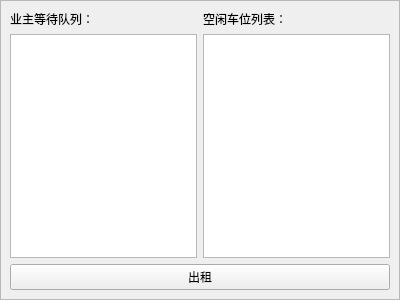
<?xml version="1.0" encoding="UTF-8"?>
<ui version="4.0">
 <class>RentPart</class>
 <widget class="QWidget" name="RentPart">
  <property name="geometry">
   <rect>
    <x>0</x>
    <y>0</y>
    <width>400</width>
    <height>300</height>
   </rect>
  </property>
  <property name="windowTitle">
   <string>Form</string>
  </property>
  <layout class="QVBoxLayout" name="verticalLayout">
   <property name="leftMargin">
    <number>0</number>
   </property>
   <property name="topMargin">
    <number>0</number>
   </property>
   <property name="rightMargin">
    <number>0</number>
   </property>
   <property name="bottomMargin">
    <number>0</number>
   </property>
   <item>
    <widget class="QFrame" name="frame">
     <property name="frameShape">
      <enum>QFrame::StyledPanel</enum>
     </property>
     <property name="frameShadow">
      <enum>QFrame::Raised</enum>
     </property>
     <layout class="QVBoxLayout" name="verticalLayout_2">
      <item>
       <layout class="QHBoxLayout" name="horizontalLayout">
        <item>
         <layout class="QVBoxLayout" name="verticalLayout_4">
          <item>
           <widget class="QLabel" name="queueLabel">
            <property name="text">
             <string>业主等待队列：</string>
            </property>
           </widget>
          </item>
          <item>
           <widget class="QTableView" name="queueTable"/>
          </item>
         </layout>
        </item>
        <item>
         <layout class="QVBoxLayout" name="verticalLayout_3">
          <item>
           <widget class="QLabel" name="parkingLabel">
            <property name="text">
             <string>空闲车位列表：</string>
            </property>
           </widget>
          </item>
          <item>
           <widget class="QTableView" name="parkingTable"/>
          </item>
         </layout>
        </item>
       </layout>
      </item>
      <item>
       <widget class="QPushButton" name="rentButton">
        <property name="text">
         <string>出租</string>
        </property>
       </widget>
      </item>
     </layout>
    </widget>
   </item>
  </layout>
 </widget>
 <resources/>
 <connections/>
</ui>
